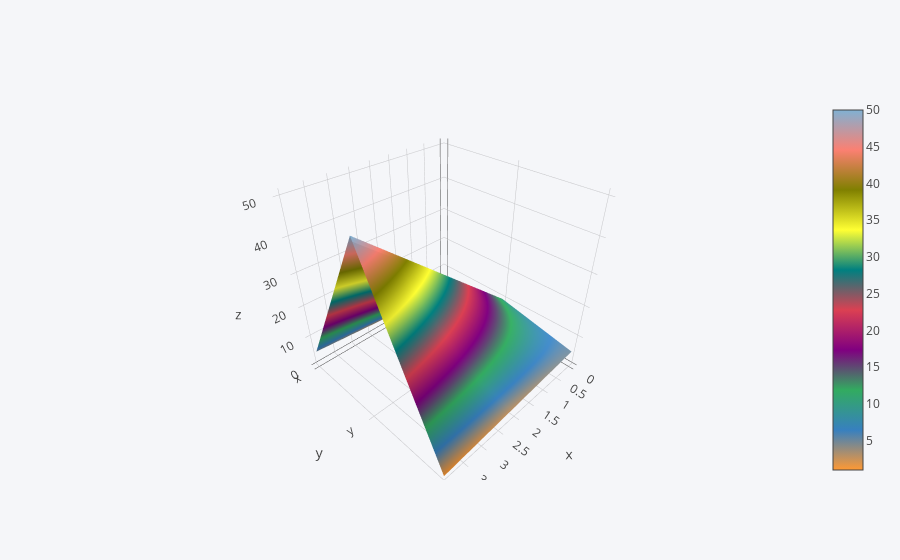

Notebook code cell kept with this figure:
### Code cell
df3.iplot(kind="surface")

### Figure 1 — Plotly figure (JSON) as saved in the notebook; plotly's stock layout.template omitted (floating-point values rounded to 4 significant figures)
{"data": [{"colorscale": [[0, "rgb(255, 153, 51)"], [0.1111, "rgb(55, 128, 191)"], [0.2222, "rgb(50, 171, 96)"], [0.3333, "rgb(128, 0, 128)"], [0.4444, "rgb(219, 64, 82)"], [0.5556, "rgb(0, 128, 128)"], [0.6667, "rgb(255, 255, 51)"], [0.7778, "rgb(128, 128, 0)"], [0.8889, "rgb(251, 128, 114)"], [1, "rgb(128, 177, 211)"]], "type": "surface", "uid": "8358018f-394c-470e-b5ce-30a9e53d4356", "x": [0, 1, 2, 3, 4], "y": ["x", "y", "z"], "z": [[1, 2, 3, 4, 5], [10, 20, 30, 40, 50], [5, 4, 3, 2, 1]]}], "layout": {"legend": {"bgcolor": "#F5F6F9", "font": {"color": "#4D5663"}}, "paper_bgcolor": "#F5F6F9", "plot_bgcolor": "#F5F6F9", "title": {"font": {"color": "#4D5663"}}, "xaxis": {"gridcolor": "#E1E5ED", "showgrid": true, "tickfont": {"color": "#4D5663"}, "title": {"font": {"color": "#4D5663"}, "text": ""}, "zerolinecolor": "#E1E5ED"}, "yaxis": {"gridcolor": "#E1E5ED", "showgrid": true, "tickfont": {"color": "#4D5663"}, "title": {"font": {"color": "#4D5663"}, "text": ""}, "zerolinecolor": "#E1E5ED"}}}
